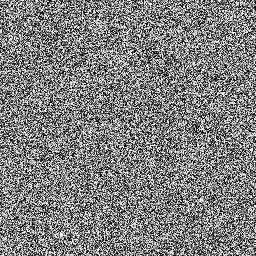
%> input picture image/dual-chaotic/C1.png, 256 x 256 px
$ octave code4.m   (GNU Octave 9; MATLAB toolbox functions it lacks are replaced by stand-ins)
%> lines starting %> are read from the running program, lines starting %| are printed output that depends on the picture
clc, clear
close all;
% 破译解密程序
% 生成混沌序列 z1 和 z2
% z1 = improved_logistic_chaotic(4,7,0.2506,4,0.3245,0.3125,0.1045);
% z2 = improved_logistic_chaotic(4,7,0.4506,4,0.6467,0.3813,0.2509);

% 对 z2 进行处理
% z2 = mod(floor(z2 * 10^15), 256); % 对混沌序列z2处理
tic;
P1 = imread('C1.png');
%> P1 is the input picture: size 256x256 uint8; min 0, max 255, mean 127.5
P2 = imread('C2.png');
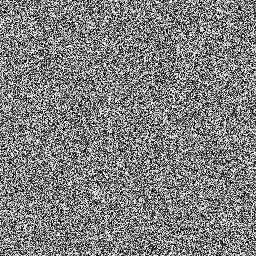
%> input picture image/dual-chaotic/C2.png, 256 x 256 px
%> P2 is the input picture: size 256x256 uint8; min 0, max 255, mean 127.6
EK_D = imread('EK_D.png'); % 扩散秘钥
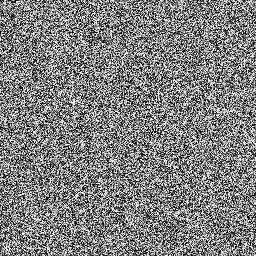
%> input picture image/dual-chaotic/EK_D.png, 256 x 256 px
%> EK_D is the input picture: size 256x256 uint8; min 0, max 255, mean 127.8
P3 = imread('Cameramanc.png'); % 待解密图片
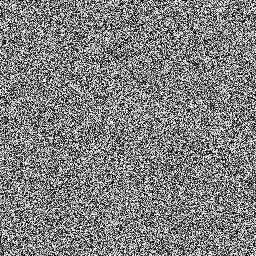
%> input picture image/dual-chaotic/Cameramanc.png, 256 x 256 px
%> P3 is the input picture: size 256x256 uint8; min 0, max 255, mean 127.6
% P3 = imread('Lenac.png'); P3 = imread('Horsec.png'); % 待解密图片
% P3 = imread('Reliefc.png'); % 待解密图片
% P3 = imread('Cameramanc.png'); % 待解密图片
figure(1);
imshow(P3);
% 转成一维向量
P1 = P1(:);
P2 = P2(:);
EK_D = EK_D(:);
P3 = P3(:);
for i = 1:256*256
P1s(i) = bitxor(P1(i), EK_D(i));
P2s(i) = bitxor(P2(i), EK_D(i));
P3s(i) = bitxor(P3(i), EK_D(i));
end
for i = 1:256*256
EK_S(i) = 256*double(P1s(i))+double(P2s(i));
end
[EK_SP,ind] = sort(EK_S); % 找到置乱关系
for i = 1:256*256
P3r(i) = P3s(ind(i));
end
D1 = reshape(P1s, [256, 256]);  % 将一维数据重构为256x256
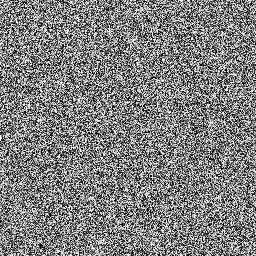
%> D1: size 256x256 uint8; min 0, max 255, mean 127.5; mean of the top-left, top-right, bottom-left and bottom-right quarters 127.9, 127.3, 127.4, 127.4
D2 = reshape(P2s, [256, 256]);  % 将一维数据重构为256x256
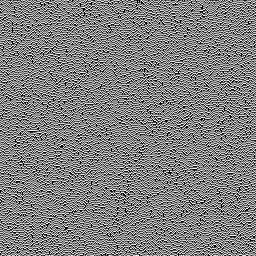
%> D2: size 256x256 uint8; min 0, max 255, mean 127.5; mean of the top-left, top-right, bottom-left and bottom-right quarters 127.6, 127.4, 127.5, 127.5
P3r = reshape(P3r, [256, 256])';  % 将一维数据重构为256x256
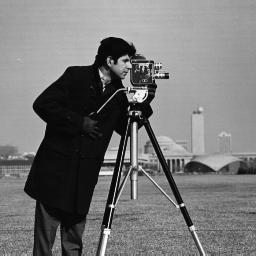
%> P3r: size 256x256 uint8; min 0, max 255, mean 118.7
imwrite(D1,'D1.png');
imwrite(D2,'D2.png');
imwrite(P3r,'Cameramanr.png');
toc;
% imwrite('Horser.png'); % 保存解密图片
% imwrite('Reliefr.png'); % 保存解密图片
% imwrite('Cameramanr.png'); % 保解加密图片
figure(2);
imshow(D1);
figure(3);
imshow(D2);
figure(4);
imshow(P3r);
figure(5);
P3r = double(P3r);
%> P3r: size 256x256 double
histogram(P3r(:), 256, 'FaceColor', 'b', 'EdgeColor', 'b');
xlabel('Pixel value','fontsize',22);  % 设置横坐标
ylabel('Frequency','fontsize',22);  % 设置纵坐标
set(gca,'fontsize',22);
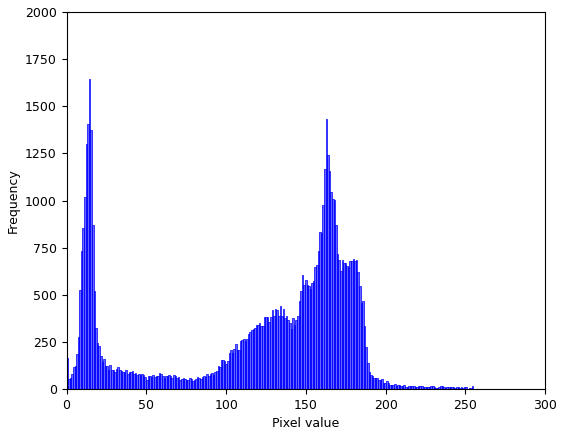
%> figure redrawn from the program's plot data; tallest bar 1644 high, from x = 13.95 to 14.94
% [48 lines of commented-out code are left out]
